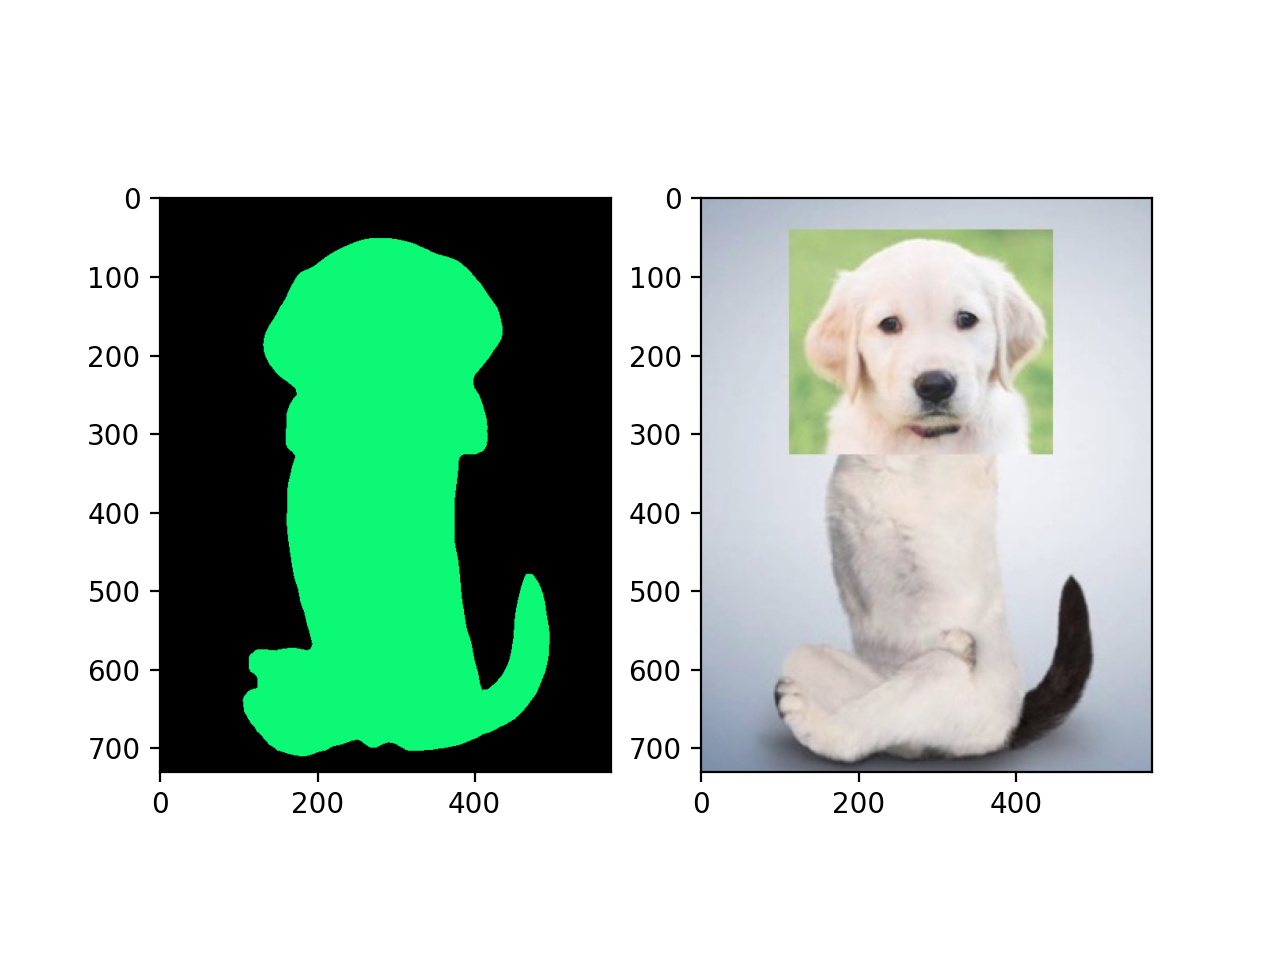

Python code for this plot:
# -*- coding: utf-8 -*-
"""
# @file name  : seg_demo.py
# @author     : Jianhua Ma
# @date       : 20210404
# @brief      : torch.hub make pic segementation by deeplab-V3
"""

import os
import time
import torch.nn as nn
import torch
import numpy as np
import torchvision.transforms as transforms
from PIL import Image
from matplotlib import pyplot as plt

BASE_DIR = os.path.dirname(os.path.abspath(__file__))
device = torch.device("cuda" if torch.cuda.is_available() else "cpu")

if __name__ == "__main__":

    path_img = os.path.abspath(os.path.join(BASE_DIR, "..", "data", "demo_img3.png"))
    if not os.path.exists(path_img):
        raise Exception("\n{} not exist，please download PortraitDataset and place it in \n{}".format(
            path_img, os.path.dirname(path_img)))

    # transform
    norm_mean = [0.485, 0.456, 0.406]
    norm_std = [0.229, 0.224, 0.225]
    preprocess = transforms.Compose([
        transforms.ToTensor(),
        transforms.Normalize(norm_mean, norm_std),
    ])

    # step 1: load data and download deeplab-V3 model
    input_image = Image.open(path_img).convert("RGB")

    model = torch.hub.load('pytorch/vision', 'deeplabv3_resnet101', pretrained=True)
    model.eval()

    # step 2: preprocess
    input_tensor = preprocess(input_image)
    input_bchw = input_tensor.unsqueeze(0)

    # step 3: to device
    if torch.cuda.is_available():
        input_bchw = input_bchw.to(device)
        model.to(device)

    # step 4: forward
    with torch.no_grad():
        tic = time.time()
        print(f"input img tensor shape:{input_bchw.shape}")
        # output_4d shape: [1, 21, 730, 574]
        output_4d = model(input_bchw)["out"]
        # output shape: [21, 730, 574]
        # now, there are 21 matrix corresponding to 21 class predictions. In each 2d matrix, the pixel means the
        # probability belong to the current class. In the 0th matrix some pixels are very high, so they are background
        # In the 12th matrix some pixel are very high, so they are dog
        output = output_4d[0]
        print(f"pass: {(time.time()-tic):3f}s use: {device}")
        print(f"output img tensor shape: {output.shape}")

    # along the class axis dimension, select out the maximum pixel's indice. If 0, it means the max value comes
    # from the 0th matrix and it is background. If 12, it means the max value comes from 12th matrix and it is dog.
    output_predictions = output.argmax(0)

    # step 5 vis
    # create a color pallette, selecting a color for each class
    palette = torch.tensor([2 ** 25 - 1, 2 ** 15 - 1, 2 ** 21 - 1])
    colors = torch.as_tensor([i for i in range(21)])[:, None] * palette
    colors = (colors % 255).numpy().astype("uint8")

    # plot the semantic segmentation predictions of 21 classes in each color
    r = Image.fromarray(output_predictions.byte().cpu().numpy()).resize(input_image.size)
    r.putpalette(colors)
    plt.subplot(121).imshow(r)
    plt.subplot(122).imshow(input_image)
    plt.show()

    # appendix
    classes = ['__background__',
                       'aeroplane', 'bicycle', 'bird', 'boat',
                       'bottle', 'bus', 'car', 'cat', 'chair',
                       'cow', 'diningtable', 'dog', 'horse',
                       'motorbike', 'person', 'pottedplant',
                       'sheep', 'sofa', 'train', 'tvmonitor']
